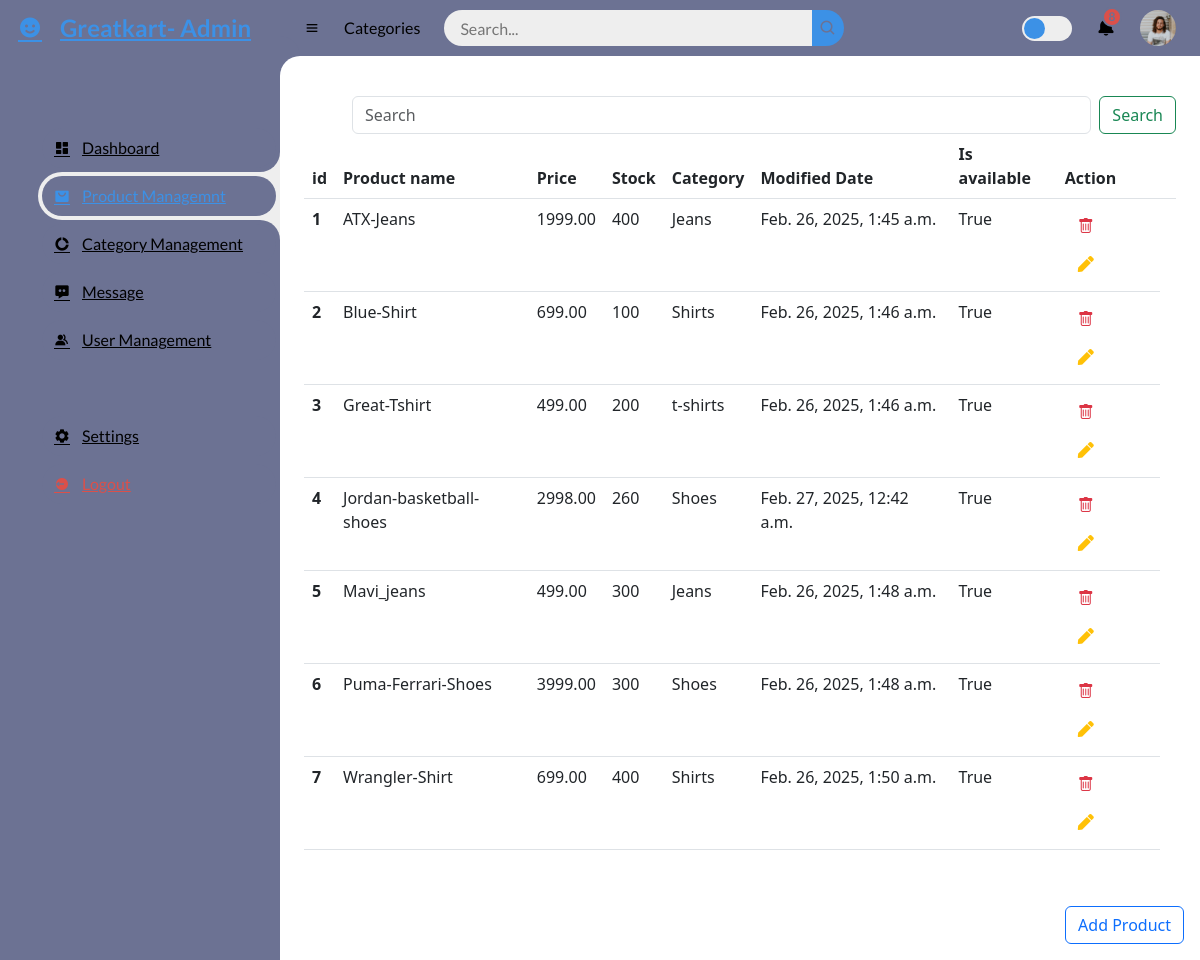
/myadmin/product_management/, run on the app's committed database.
### store/models.py (models this page shows, shortened)
class Product(models.Model):
    product_name    = models.CharField(max_length=200, unique=True)
    slug            = models.SlugField(max_length=200, unique=True)
    description     = models.TextField(max_length=500, blank=True)
    price           = models.DecimalField(max_digits=10, decimal_places=2, default=0.0)
    images          = models.ImageField(upload_to='photos/products')
    stock           = models.IntegerField(default=0)
    is_available    = models.BooleanField(default=True)
    category        = models.ForeignKey(Category, on_delete=models.CASCADE, default=1)
    created_date    = models.DateTimeField(auto_now_add=True)
    modified_date   = models.DateTimeField(auto_now=True)
    rating = models.DecimalField(max_digits=3, decimal_places=2, default=0.0)
    num_reviews = models.IntegerField(default=0)

### category/models.py (models this page shows, shortened)
class Category(models.Model):
    category_name = models.CharField(max_length=50,unique=True)
    slug = models.SlugField(max_length=100,unique=True)
    description = models.TextField(max_length=255)
    cat_image = models.ImageField(upload_to='photos/categories',blank=True)
    class Meta:
        verbose_name = 'category'
        verbose_name_plural = 'categories'
    def __str__(self):
        return self.category_name

### myadmin/views.py (the view)
# urls.py: path('product_management/', views.product_management,name='product_management'),
def product_management(request):
    products = Product.objects.filter(is_available=True)
    if request.method == 'POST':
        search = request.POST['search']
        searchresult = Product.objects.filter(product_name__contains=search)
        return render(request,'myadmin/product_search.html',{'result':searchresult})
    dict_product = {
        'products': products,
    }
    return render(request, 'myadmin/product_management.html', dict_product)

### carts/context_processors.py (called while the page is built, shortened)
def counter(request):
    cart_count=0
    if 'admin' in request.path:
        return []
    return dict(cart_count=cart_count)

### category/context_processors.py (called while the page is built)
def menu_links(request):
    links = Category.objects.all()
    return dict(links=links)

### templates/myadmin/product_management.html (shortened to what this page needs)
{% extends 'myadmin/admin_base.html' %}
{% load static %}
{% block sidebar %}
<section id="sidebar">
  <a href="#" class="brand">
      <i class='bx bxs-smile'></i>
      <span class="text">Greatkart- Admin</span>
  </a>
  <ul class="side-menu top">
      <li>
          <a href="{% url 'admin_dashboard' %}">
              <i class='bx bxs-dashboard' ></i>
              <span class="text">Dashboard</span>
          </a>
      </li>
      <li class="active">
          <a href="{% url 'product_management' %}">
              <i class='bx bxs-shopping-bag-alt' ></i>
              <span class="text">Product Managemnt</span>
          </a>
      </li>
      <li>
          <a href="{% url 'category_management' %}">
              <i class='bx bxs-doughnut-chart' ></i>
              <span class="text">Category Management</span>
          </a>
      </li>
      <li>
          <a href="#">
              <i class='bx bxs-message-dots' ></i>
              <span class="text">Message</span>
          </a>
      </li>
      <li >
          <a href="{% url 'user_management' %}">
              <i class='bx bxs-group' ></i>
              <span class="text">User Management</span>
          </a>
      </li>
  </ul>
  <ul class="side-menu">
      <li>
          <a href="#">
              <i class='bx bxs-cog' ></i>
              <span class="text">Settings</span>
          </a>
      </li>
      <li>
          <a href="{% url 'logout' %}" class="logout">
              <i class='bx bxs-log-out-circle' ></i>
              <span class="text">Logout</span>
          </a>
      </li>
  </ul>
</section>
{% endblock sidebar %}
{% block content %}
<link rel="stylesheet" href="https://cdn.jsdelivr.net/npm/bootstrap@5.3.0-alpha1/dist/css/bootstrap.min.css">
<link href="https://cdnjs.cloudflare.com/ajax/libs/font-awesome/5.10.0/css/all.min.css" rel="stylesheet">
<link href="https://cdn.jsdelivr.net/npm/bootstrap-icons@1.4.1/font/bootstrap-icons.css" rel="stylesheet">
<link href="{% static 'myadmin/style1.css' %}" rel="stylesheet">
<div class="col-12 ">
  <div class="bg-white  h-100 p-4">
      <div class="table-responsive">
        <form method="post" class="d-md-flex mt-3 ms-5">
            <input required name='search' class="form-control me-2" type="search" placeholder="Search"
                aria-label="Search">
            <button class="btn btn-outline-success" type="submit">Search</button>
        </form>
          <table class="table">
              <thead>
                  <tr>
                      <th scope="col">id</th>
                      <th scope="col">Product name</th>
                      <th scope="col">Price</th>
                      <th scope="col">Stock</th>
                      <th scope="col">Category</th>
                      <th scope="col">Modified Date</th>
                      <th scope="col">Is available</th>
                      <th scope="col">Action</th>
                      <th scope="col" class="text-end"></th>
                  </tr>
              </thead>
              <tbody>
                  {% for product in products %}
                  <tr>
                      <th scope="row">{{forloop.counter}}</th>
                      <td>{{ product.product_name }}</td>
                      <td>{{ product.price }}</td>
                      <td>{{ product.stock }}</td>
                      <td>{{ product.category.category_name }}</td>
                      <td>{{ product.modified_date }}</td>
                      <td>{{ product.is_available }}</td>
                      <td>
                        <button type="button" class="btn text-danger" data-bs-toggle="modal"
                            data-bs-target="#delete_model-{{forloop.counter}}">
                            <i class="bi bi-trash"></i>
                        </button>
                      <button type="button" class="btn text-warning" data-bs-toggle="modal"
                            data-bs-target="#edit_model-{{forloop.counter}}">
                            <i class="fa fa-pen"></i>
                        </button>
                    </td>
                  </tr>
                  {% endfor %}
              </tbody>
          </table>
      </div>
  </div>
</div>
<button type="button" class="btn btn-outline-primary m-3 sticky-bottom" style="float:right" data-bs-toggle="modal"
data-bs-target="#addproduct_modal-{{forloop.counter}}">
Add Product
</button>
{% endblock content %}

### static/myadmin/css/style.css (style rules this page uses)
* { margin: 0; padding: 0; box-sizing: border-box; }
a { text-decoration: none; }
li { list-style: none; }
:root { --poppins: 'Poppins', sans-serif; --lato: 'Lato', sans-serif; --light: #F9F9F9; --blue: #3C91E6; --light-blue: #CFE8FF; --grey: #eee; --dark-grey: #AAAAAA; --dark: #342E37; --red: #DB504A; --yellow: #FFCE26; --light-yellow: #FFF2C6; --orange: #FD7238; --light-orange: #FFE0D3; }
html { overflow-x: hidden; }
body { background: var(--grey); overflow-x: hidden; }
#sidebar { position: fixed; top: 0; left: 0; width: 280px; height: 100%; background: var(--light); z-index: 2000; font-family: var(--lato); transition: .3s ease; overflow-x: hidden; scrollbar-width: none; }
#sidebar .brand { font-size: 24px; font-weight: 700; height: 56px; display: flex; align-items: center; color: var(--blue); position: sticky; top: 0; left: 0; background: var(--light); z-index: 500; padding-bottom: 20px; box-sizing: content-box; }
#sidebar .brand .bx { min-width: 60px; display: flex; justify-content: center; }
#sidebar .side-menu { width: 100%; margin-top: 48px; }
#sidebar .side-menu li { height: 48px; background: transparent; margin-left: 6px; border-radius: 48px 0 0 48px; padding: 4px; }
#sidebar .side-menu li.active { background: var(--grey); position: relative; }
#sidebar .side-menu li.active::before { content: ''; position: absolute; width: 40px; height: 40px; border-radius: 50%; top: -40px; right: 0; box-shadow: 20px 20px 0 var(--grey); z-index: -1; }
#sidebar .side-menu li.active::after { content: ''; position: absolute; width: 40px; height: 40px; border-radius: 50%; bottom: -40px; right: 0; box-shadow: 20px -20px 0 var(--grey); z-index: -1; }
#sidebar .side-menu li a { width: 100%; height: 100%; background: var(--light); display: flex; align-items: center; border-radius: 48px; font-size: 16px; color: var(--dark); white-space: nowrap; overflow-x: hidden; }
#sidebar .side-menu.top li.active a { color: var(--blue); }
#sidebar .side-menu li a.logout { color: var(--red); }
#sidebar .side-menu li a .bx { min-width: calc(60px - ((4px + 6px) * 2)); display: flex; justify-content: center; }

### static/myadmin/css/style1.css (style rules this page uses)
:root { --primary: #EB1616; --secondary: #191C24; --light: #6C7293; --dark: #000000; }
.btn { transition: .5s; }

### data on the page
Product: product_name "ATX-Jeans", price "1999.00", stock "400", category.category_name "Jeans", modified_date "Feb. 26, 2025, 1:45 a.m.", is_available "True"
Product: product_name "Blue-Shirt", price "699.00", stock "100", category.category_name "Shirts", modified_date "Feb. 26, 2025, 1:46 a.m.", is_available "True"
Product: product_name "Great-Tshirt", price "499.00", stock "200", category.category_name "t-shirts", modified_date "Feb. 26, 2025, 1:46 a.m.", is_available "True"
Product: product_name "Jordan-basketball-shoes", price "2998.00", stock "260", category.category_name "Shoes", modified_date "Feb. 27, 2025, 12:42 a.m.", is_available "True"
Product: product_name "Mavi_jeans", price "499.00", stock "300", category.category_name "Jeans", modified_date "Feb. 26, 2025, 1:48 a.m.", is_available "True"
Product: product_name "Puma-Ferrari-Shoes", price "3999.00", stock "300", category.category_name "Shoes", modified_date "Feb. 26, 2025, 1:48 a.m.", is_available "True"
Product: product_name "Wrangler-Shirt", price "699.00", stock "400", category.category_name "Shirts", modified_date "Feb. 26, 2025, 1:50 a.m.", is_available "True"
